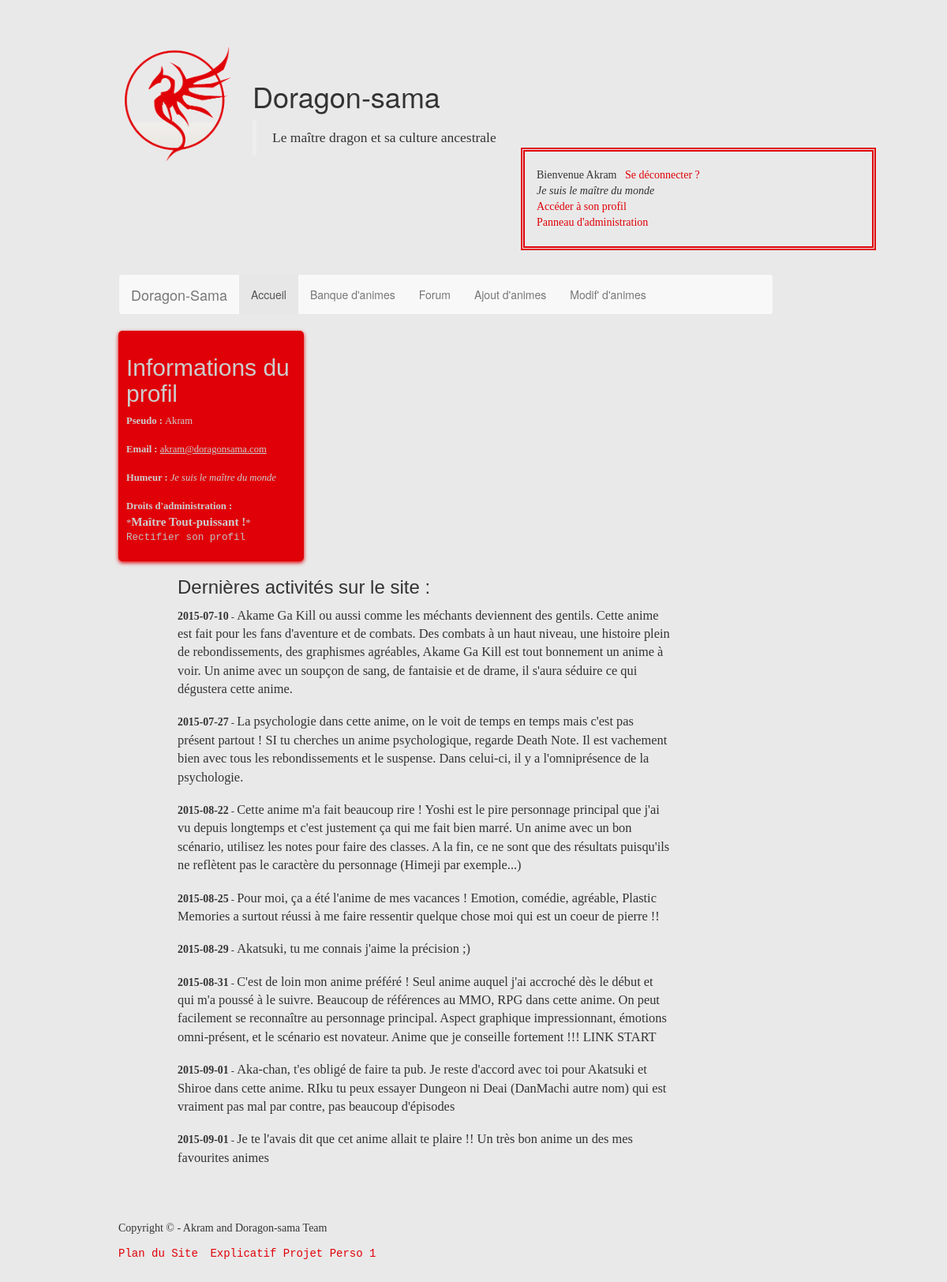
Page /profil.php (signed in) on the committed database.
### tables this page shows
CREATE TABLE IF NOT EXISTS `utilisateurs` (
  `numuser` int(5) NOT NULL,
  `pseudo` varchar(20) NOT NULL,
  `motdepasse` varchar(25) NOT NULL,
  `email` varchar(36) NOT NULL,
  `statut_humeur` varchar(60) NOT NULL,
  `dateinscription` date NOT NULL,
  `administration` tinyint(1) NOT NULL,
  PRIMARY KEY (`numuser`)
);

CREATE TABLE IF NOT EXISTS `commentaires` (
  `numcom` int(5) NOT NULL,
  `datecom` date NOT NULL,
  `auteur` varchar(25) NOT NULL,
  `contenu` text NOT NULL,
  `keyanime` int(11) NOT NULL,
  PRIMARY KEY (`numcom`),
  KEY `keyanime` (`keyanime`)
);

### profil.php (the view, shortened to what this page needs)
<?php
	require ("config.php");
?>
<!DOCTYPE html>
<html>
    <head>
		<?php require ("boostrap.func.php") ?>
		<link rel="stylesheet" type="text/css" href="style.css">
    </head>
	<body>
    <div id="bloc_page">
    	<header>
    		<?php require ("inc/header.php"); ?>
			<?php
    			require ("menu.php")
    		?>
    	</header>
		<section>
			<?php
				$sql = $bdd->query("SELECT * FROM utilisateurs WHERE numuser = ".$_SESSION['numuser']);
				$infos = $sql->fetch();
			?>
			<aside>
				<h2>Informations du profil</h2>
				<p><strong>Pseudo : </strong><?php echo $infos['pseudo']; ?><br/><br/>
				<strong>Email : </strong><span style="text-decoration:underline;"><?php echo $infos['email']; ?></span><br/><br/>
				<strong>Humeur : </strong><em><?php echo $infos['statut_humeur']; ?></em><br/><br/>
				<strong>Droits d'administration : </strong><br/>
				<?php if ($infos['administration'] == 1){ echo '*<strong style="font-size: 1.2em;">Maître Tout-puissant !</strong>*'; }else { echo "Disciple de Doragon-sama"; }  ?><br/>
				<a href="changeprofil.php" style="color:silver;">Rectifier son profil</a>
				</p>
			</aside>
			<article id="article_ds">
				<h3>Dernières activités sur le site : </h3>
				<p><?php
				$reukette = $bdd->prepare('SELECT * FROM commentaires WHERE auteur = :pseudo ORDER BY datecom');
				$reukette->execute(array( 'pseudo' => $_SESSION['pseudo'],)) or die(print_r($reukette->errorInfo()));
				while($data = $reukette->fetch()){
				?>
				<strong style="font-size: 1.1em;"><?php echo $data['datecom']; ?></strong> - <span style="font-size: 1.3em;"><?php echo $data['contenu']; ?></span><br/><br/>
				<?php
				}
				?>
				</p>
			</article>
		</section>
		<footer>
			<?php require('footer.php'); ?>
		</footer>
	</div>
    </body>
</html>

### style.css (style rules this page uses)
body { background-color : rgb(233,233,233); width: 90%; }
#bloc_page { display: block; background-color : rgb(233,233,233); text-align: left; margin-bottom: 50px; margin-top: 50px; margin-left: 150px; margin-right: 100px; }
section a, footer a { font-family: 'Courier New', 'Comic Sans MS', sans-serif; }
h2 { font-family: 'Lucida Console', 'Arial black', sans-serif; }
h3 { font-family: 'Lucida Fax', 'Bookman Old Sty', sans-serif ; }
p, ol { font-family: 'Footlight MT Light', 'Times New Roman', sans-serif ; }
#article_ds, aside { display: inline-block; vertical-align: top; text-align: left; }
#article_ds { width: 625px; margin-left: 75px; }
#article_ds p { font-size: 0.9em; }
aside { position: relative; width: 235px; background-color:rgb(224,0,8); box-shadow: 0px 2px 5px rgb(220,0,8); border-radius: 5px; padding: 10px; color: black; font-size: 0.9em; }
aside h2, aside p, aside ul, aside li { color: rgb(205,205,205); }
a { color:rgb(224,0,8); }

### rows in the picture
utilisateurs: pseudo "Akram", email "akram@doragonsama.com", statut_humeur "Je suis le maître du monde"
commentaires: datecom "2015-07-10", contenu "Akame Ga Kill ou aussi comme les méchants deviennent des gentils. Cette anime est fait pour les fans d'aventure et de combats. Des combats à un haut niveau, une histoire plein de rebondissements, des graphismes agréables, Akame Ga Kill est tout bonnement un anime à voir. Un anime avec un soupçon de sang, de fantaisie et de drame, il s'aura séduire ce qui dégustera cette anime."
commentaires: datecom "2015-07-27", contenu "La psychologie dans cette anime, on le voit de temps en temps mais c'est pas présent partout ! SI tu cherches un anime psychologique, regarde Death Note. Il est vachement bien avec tous les rebondissements et le suspense. Dans celui-ci, il y a l'omniprésence de la psychologie."
commentaires: datecom "2015-08-22", contenu "Cette anime m'a fait beaucoup rire ! Yoshi est le pire personnage principal que j'ai vu depuis longtemps et c'est justement ça qui me fait bien marré. Un anime avec un bon scénario, utilisez les notes pour faire des classes. A la fin, ce ne sont que des résultats puisqu'ils ne reflètent pas le caractère du personnage (Himeji par exemple...)"
commentaires: datecom "2015-08-25", contenu "Pour moi, ça a été l'anime de mes vacances ! Emotion, comédie, agréable, Plastic Memories a surtout réussi à me faire ressentir quelque chose moi qui est un coeur de pierre !!"
commentaires: datecom "2015-08-29", contenu "Akatsuki, tu me connais j'aime la précision ;)"
commentaires: datecom "2015-08-31", contenu "C'est de loin mon anime préféré ! Seul anime auquel j'ai accroché dès le début et qui m'a poussé à le suivre. Beaucoup de références au MMO, RPG dans cette anime. On peut facilement se reconnaître au personnage principal. Aspect graphique impressionnant, émotions omni-présent, et le scénario est novateur. Anime que je conseille fortement !!! LINK START"
commentaires: datecom "2015-09-01", contenu "Aka-chan, t'es obligé de faire ta pub. Je reste d'accord avec toi pour Akatsuki et Shiroe dans cette anime. RIku tu peux essayer Dungeon ni Deai (DanMachi autre nom) qui est vraiment pas mal par contre, pas beaucoup d'épisodes"
commentaires: datecom "2015-09-01", contenu "Je te l'avais dit que cet anime allait te plaire !! Un très bon anime un des mes favourites animes"

### other values in the picture
$_SESSION['pseudo'] "Akram"
$_SESSION['statut_humeur'] "Je suis le maître du monde"
